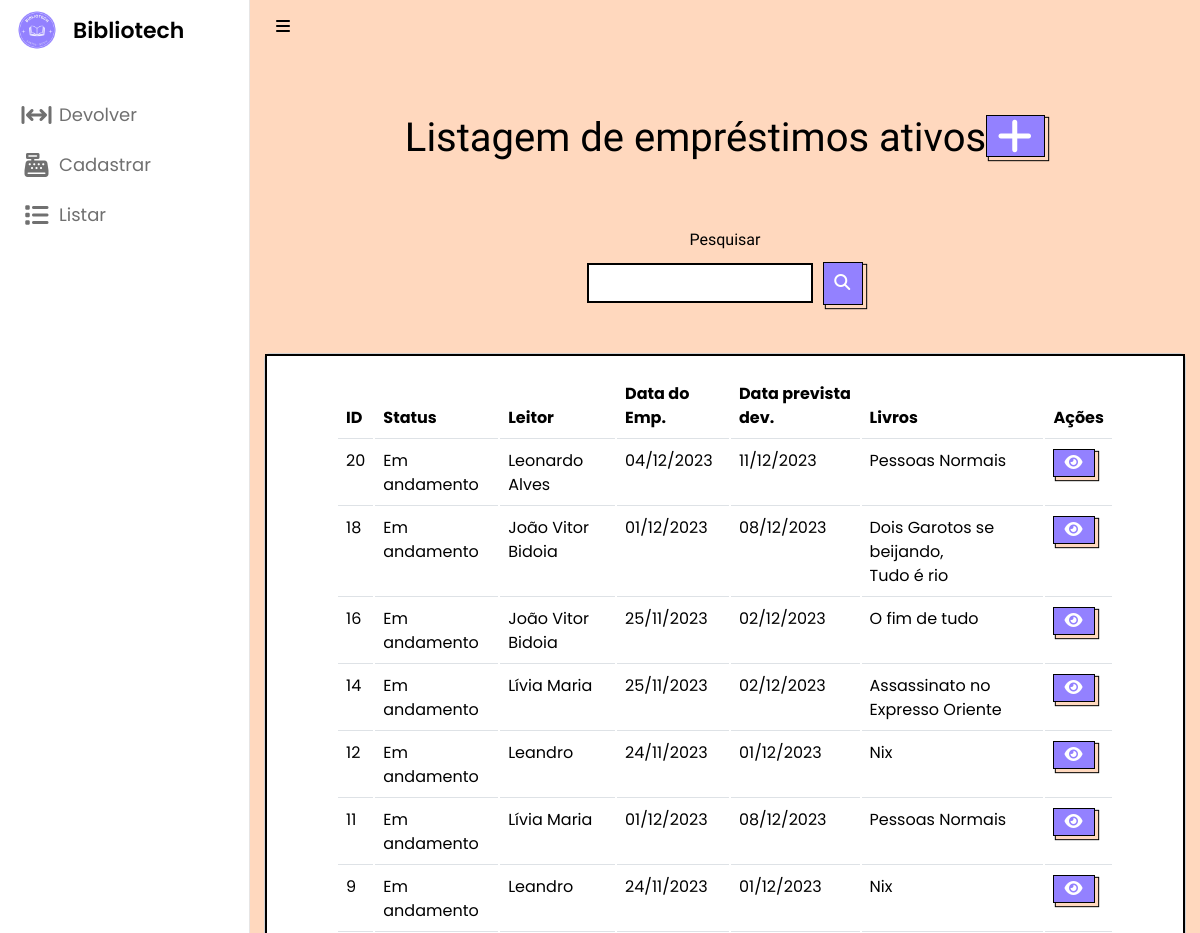
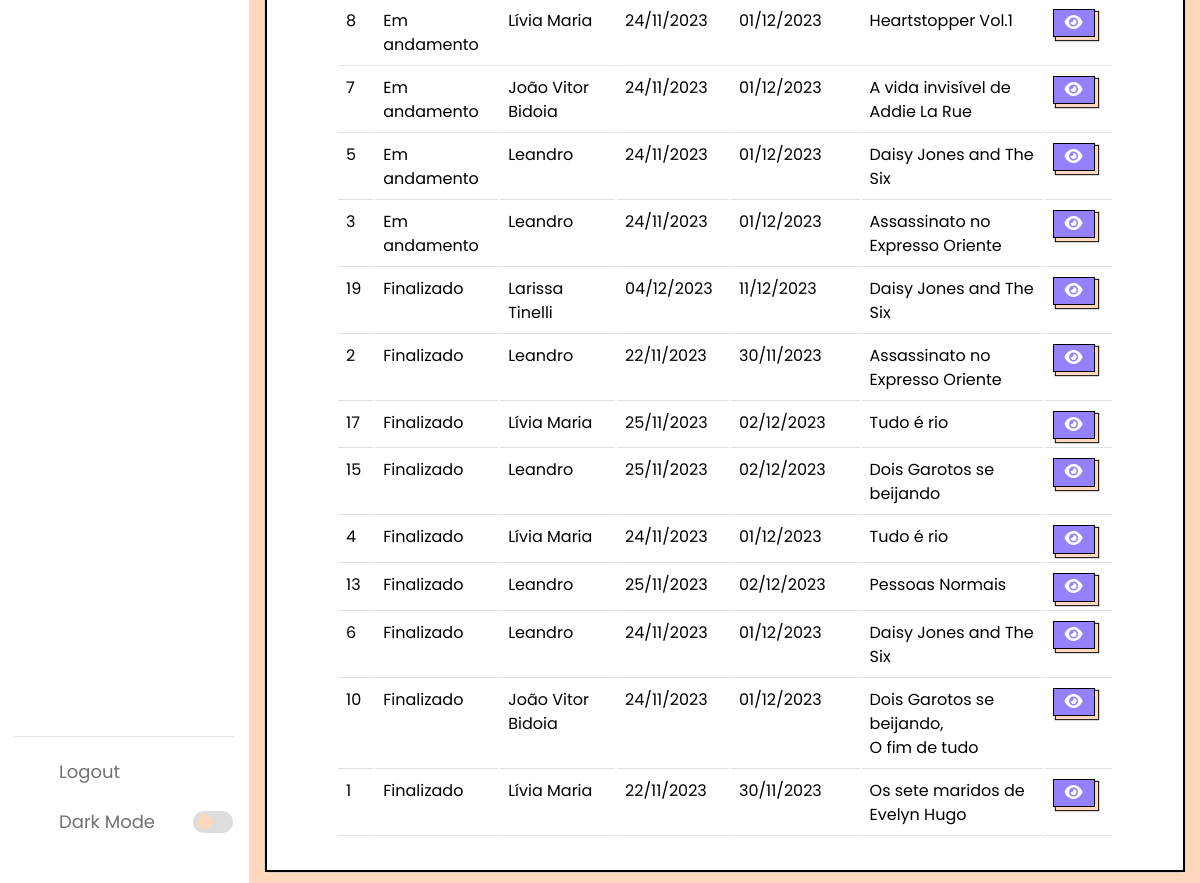
The page /listarEmprestimo.php (signed in) on the database its author committed (2 pictures, top to bottom).
### tables this page shows
CREATE TABLE `emprestimo` (
  `id` int(11) NOT NULL,
  `statusEmprestimo` varchar(100) DEFAULT NULL,
  `dataEmprestimo` datetime DEFAULT current_timestamp(),
  `dataPrevistaDevolucao` date DEFAULT NULL,
  `idLeitor` int(11) DEFAULT NULL,
  `valorMulta` double DEFAULT NULL
);

CREATE TABLE `leitor` (
  `id` int(11) NOT NULL,
  `status` varchar(45) NOT NULL,
  `nome` varchar(100) NOT NULL,
  `telefone` varchar(15) NOT NULL,
  `endereco` varchar(100) NOT NULL,
  `dn` date NOT NULL,
  `cpf` varchar(14) NOT NULL,
  `email` varchar(100) NOT NULL,
  `senha` varchar(255) NOT NULL,
  `nomeResp` varchar(100) DEFAULT NULL,
  `cpfResp` varchar(14) DEFAULT NULL,
  `telResp` varchar(45) DEFAULT NULL
);

### listarEmprestimo.php (the view, shortened to what this page needs)
<?php
require_once("conexao.php");
$V_WHERE = "";
$sql = "SELECT emprestimo.id, leitor.nome as nomeLeitor, statusEmprestimo, dataEmprestimo, dataPrevistaDevolucao, valorMulta
        FROM emprestimo
        LEFT JOIN leitor ON emprestimo.idLeitor = leitor.id
        ORDER BY statusEmprestimo = 'Em andamento'desc" . $V_WHERE;
$resultado = mysqli_query($conexao, $sql);
?>
<!DOCTYPE html>
<html lang="pt-br">
<head>
    <link rel="stylesheet" href="css/style.css">
    <link rel="stylesheet" href="css/cadastrar.css">
    <link rel="stylesheet" href="css/bootstrap.css">
    <link rel="stylesheet" href="css/acervo.css">
    <link rel="stylesheet" href="https://unicons.iconscout.com/release/v4.0.0/css/line.css">
</head>
<body>
    <nav>
        <a href="main.php" style="text-decoration: none">
            <div class="logo-name">
                <div class="logo-image">
                    <img src="logo.ico" alt="">
                </div>
                <span class="logo_name">Bibliotech</span>
            </div>
        </a>
        <div class="menu-items">
            <ul class="nav-links">
                <?php require_once('sidebar.php') ?>
            </ul>
            <ul class="logout-mode">
                <li><a href="sair.php">
                        <i class="uil uil-signout"></i>
                        <span class="link-name">Logout</span>
                    </a></li>
                <li class="mode">
                    <a href="#">
                        <i class="uil uil-moon"></i>
                        <span class="link-name">Dark Mode</span>
                    </a>
                    <div class="mode-toggle">
                        <span class="switch"></span>
                    </div>
                </li>
            </ul>
        </div>
    </nav>
    <section class="dashboard">
        <div class="navbar bg-body-tertiary">
            <div class="container-fluid">
                <i class="fa-solid fa-bars sidebar-toggle botaoNav"></i>
            </div>
        </div>
        <br><br><br>
        <h1 class="titulo text">Listagem de empréstimos ativos<a href="emprestimo.php" class="botao">
                <i class="fa-solid fa-plus"></i>
            </a></h1>
        <br><br>
        <center>
            <form method="post">
                <label name="pesquisa" for="exampleFormControlInput1" class="titulo text">Pesquisar</label>
                <div class="input-button-container">
                    <input name="pesquisa" type="text" class="formcampo">
                    <button name="pesquisar" stype="button" class="botaopesquisar"><i
                            class="fa-solid fa-magnifying-glass"></i></button>
                </div>
                <br><br>
            </form>
        </center>
        <center>
            <div class="card cardlistar">
                <div class="card-body cardlistar2">
                    <table class="table">
                        <thead>
                            <tr>
                                <td scope="col"><b>ID</b></td>
                                <td scope="col"><b>Status</b></td>
                                <td scope="col"><b>Leitor</b></td>
                                <td scope="col"><b>Data do Emp.</b></td>
                                <td scope="col"><b>Data prevista dev.</b></td>
                                <td scope="col"><b>Livros</b></td>
                                <td scope="col"><b>Ações</b></td>
                            </tr>
                        </thead>
                        <tbody>
                            <?php while ($linha = mysqli_fetch_array($resultado)) { ?>
                                <tr>
                                    <td>
                                        <?= $linha['id'] ?>
                                    </td>
                                    <td>
                                        <?= $linha['statusEmprestimo'] ?>
                                    </td>
                                    <td>
                                        <?= $linha['nomeLeitor'] ?>
                                    </td>
                                    <td>
                                        <?= date("d/m/Y", strtotime($linha['dataEmprestimo'])); ?>
                                    </td>
                                    <td>
                                        <?= date("d/m/Y", strtotime($linha['dataPrevistaDevolucao'])) ?>
                                    </td>
                                    <td>
                                        <?php
                                        $idEmprestimo = $linha['id'];
                                        $sqlLivros = "SELECT distinct livro.titulo FROM itensdeemprestimo
                                            JOIN livro ON itensdeemprestimo.idLivro = livro.id
                                            WHERE itensdeemprestimo.idEmprestimo = $idEmprestimo";
                                        $resultadoLivros = mysqli_query($conexao, $sqlLivros);
                                        $titulosLivros = array();
                                        while ($linhaLivro = mysqli_fetch_array($resultadoLivros)) {
                                            $titulosLivros[] = $linhaLivro['titulo'];
                                        }
                                        echo implode(', <br>', $titulosLivros);
                                        ?>
                                    </td>
                                    <td>
                                        <a href="itensDeEmprestimo.php? id=<?= $linha['id'] ?>" style="margin-right: 8px;"
                                            name="info" class="botao">
                                            <i class="fa-solid fa-eye"></i>
                                        </a>
                                    </td>
                                </tr>
                            <?php } ?>
                        </tbody>
                    </table>
                </div>
            </div>
        </center>
    </section>
</body>
</html>

### css/style.css (style rules this page uses)
* { margin: 0; padding: 0; box-sizing: border-box; font-family: 'Poppins', sans-serif; }
:root { --primary-color: #9381ff; --panel-color: #ffd8be; --text-color: #000; --black-light-color: #707070; --border-color: #e6e5e5; --toggle-color: #DDD; --box1-color: #4DA3FF; --box2-color: #FFE6AC; --box3-color: #E7D1FC; --index-i: #9381ff; --title-icon-color: #fff; --nav-color: white; --botaoNav: black; --tran-05: all 0.5s ease; --tran-03: all 0.3s ease; --tran-03: all 0.2s ease; }
body { min-height: 100vh; background-color: var(--primary-color); }
nav { position: fixed; top: 0; left: 0; height: 100%; width: 250px; padding: 10px 14px; background-color: var(--nav-color); border-right: 1px solid var(--border-color); transition: var(--tran-05); }
.botaoNav { color: var(--botaoNav); cursor: pointer; }
nav .logo-name { display: flex; align-items: center; }
nav .logo-image { display: flex; justify-content: center; min-width: 45px; }
nav .logo-image img { width: 40px; object-fit: cover; border-radius: 50%; }
nav .logo-name .logo_name { font-size: 22px; font-weight: 600; color: var(--text-color); margin-left: 14px; transition: var(--tran-05); }
nav .menu-items { margin-top: 40px; height: calc(100% - 90px); display: flex; flex-direction: column; justify-content: space-between; }
.menu-items li { list-style: none; }
.menu-items li a { display: flex; align-items: center; height: 50px; text-decoration: none; position: relative; }
.menu-items li a i { font-size: 24px; min-width: 45px; height: 100%; display: flex; align-items: center; justify-content: center; color: var(--black-light-color); }
.menu-items li a .link-name { font-size: 18px; font-weight: 400; color: var(--black-light-color); transition: var(--tran-05); }
.menu-items .logout-mode { padding-top: 10px; border-top: 1px solid var(--border-color); }
.menu-items .mode { display: flex; align-items: center; white-space: nowrap; }
.menu-items .mode-toggle { position: absolute; right: 14px; height: 50px; min-width: 45px; display: flex; align-items: center; justify-content: center; cursor: pointer; }
.mode-toggle .switch { position: relative; display: inline-block; height: 22px; width: 40px; border-radius: 25px; background-color: var(--toggle-color); }
.switch:before { content: ""; position: absolute; left: 5px; top: 50%; transform: translateY(-50%); height: 15px; width: 15px; background-color: var(--panel-color); border-radius: 50%; transition: var(--tran-03); }
.dashboard { position: relative; left: 250px; background-color: var(--panel-color); min-height: 100vh; width: calc(100% - 250px); padding: 10px 14px; transition: var(--tran-05); }
table tbody td { height: 2.8rem; color: #000000; }
table tbody tr:last-child td { border: 2; }
.text { color: var(--text-color); }
nav ul { list-style: none; }
nav ul li { line-height: 60px; }
.formcampo { border: 2px solid black; display: block; width: 30%; padding: 0.375rem 0.75rem; font-size: 1rem; font-weight: 400; line-height: 1.5; flex: 1; }
.input-button-container { display: flex; align-items: center; width: 30%; }

### css/cadastrar.css (style rules this page uses)
.titulo { padding-bottom: 10px; text-align: center; font-family: Fjalla One; }
.botao { background-color: #9381ff; border: 1px solid black; box-shadow: 3px 3px 1px #ffd8be, 3px 3px 1px 1px black; color: #fff; cursor: pointer; display: inline-block; letter-spacing: 2px; line-height: 20pt; margin: 0 auto; outline: none; padding: 0 10px; text-transform: uppercase; transition: .2 all ease-in-out; }
.botaopesquisar { background-color: #9381ff; border: 1px solid black; box-shadow: 3px 3px 1px #ffd8be, 3px 3px 1px 1px black; color: #fff; cursor: pointer; display: inline-block; letter-spacing: 2px; line-height: 20pt; margin: 0 auto; outline: none; padding: 7px 10px; text-transform: uppercase; transition: .2 all ease-in-out; margin-left: 10px; }

### rows shown on the page
emprestimo: id "20", statusEmprestimo "Em andamento", idLeitor.nome "Leonardo Alves", dataEmprestimo "04/12/2023", dataPrevistaDevolucao "11/12/2023", titulosLivros "Pessoas Normais"
emprestimo: id "18", statusEmprestimo "Em andamento", idLeitor.nome "João Vitor Bidoia", dataEmprestimo "01/12/2023", dataPrevistaDevolucao "08/12/2023", titulosLivros "Dois Garotos se beijando, Tudo é rio"
emprestimo: id "16", statusEmprestimo "Em andamento", idLeitor.nome "João Vitor Bidoia", dataEmprestimo "25/11/2023", dataPrevistaDevolucao "02/12/2023", titulosLivros "O fim de tudo"
emprestimo: id "14", statusEmprestimo "Em andamento", idLeitor.nome "Lívia Maria", dataEmprestimo "25/11/2023", dataPrevistaDevolucao "02/12/2023", titulosLivros "Assassinato no Expresso Oriente"
emprestimo: id "12", statusEmprestimo "Em andamento", idLeitor.nome "Leandro", dataEmprestimo "24/11/2023", dataPrevistaDevolucao "01/12/2023", titulosLivros "Nix"
emprestimo: id "11", statusEmprestimo "Em andamento", idLeitor.nome "Lívia Maria", dataEmprestimo "01/12/2023", dataPrevistaDevolucao "08/12/2023", titulosLivros "Pessoas Normais"
emprestimo: id "9", statusEmprestimo "Em andamento", idLeitor.nome "Leandro", dataEmprestimo "24/11/2023", dataPrevistaDevolucao "01/12/2023", titulosLivros "Nix"
emprestimo: id "8", statusEmprestimo "Em andamento", idLeitor.nome "Lívia Maria", dataEmprestimo "24/11/2023", dataPrevistaDevolucao "01/12/2023", titulosLivros "Heartstopper Vol.1"
emprestimo: id "7", statusEmprestimo "Em andamento", idLeitor.nome "João Vitor Bidoia", dataEmprestimo "24/11/2023", dataPrevistaDevolucao "01/12/2023", titulosLivros "A vida invisível de Addie La Rue"
emprestimo: id "5", statusEmprestimo "Em andamento", idLeitor.nome "Leandro", dataEmprestimo "24/11/2023", dataPrevistaDevolucao "01/12/2023", titulosLivros "Daisy Jones and The Six"
emprestimo: id "3", statusEmprestimo "Em andamento", idLeitor.nome "Leandro", dataEmprestimo "24/11/2023", dataPrevistaDevolucao "01/12/2023", titulosLivros "Assassinato no Expresso Oriente"
emprestimo: id "19", statusEmprestimo "Finalizado", idLeitor.nome "Larissa Tinelli", dataEmprestimo "04/12/2023", dataPrevistaDevolucao "11/12/2023", titulosLivros "Daisy Jones and The Six"
emprestimo: id "2", statusEmprestimo "Finalizado", idLeitor.nome "Leandro", dataEmprestimo "22/11/2023", dataPrevistaDevolucao "30/11/2023", titulosLivros "Assassinato no Expresso Oriente"
emprestimo: id "17", statusEmprestimo "Finalizado", idLeitor.nome "Lívia Maria", dataEmprestimo "25/11/2023", dataPrevistaDevolucao "02/12/2023", titulosLivros "Tudo é rio"
emprestimo: id "15", statusEmprestimo "Finalizado", idLeitor.nome "Leandro", dataEmprestimo "25/11/2023", dataPrevistaDevolucao "02/12/2023", titulosLivros "Dois Garotos se beijando"
emprestimo: id "4", statusEmprestimo "Finalizado", idLeitor.nome "Lívia Maria", dataEmprestimo "24/11/2023", dataPrevistaDevolucao "01/12/2023", titulosLivros "Tudo é rio"
emprestimo: id "13", statusEmprestimo "Finalizado", idLeitor.nome "Leandro", dataEmprestimo "25/11/2023", dataPrevistaDevolucao "02/12/2023", titulosLivros "Pessoas Normais"
emprestimo: id "6", statusEmprestimo "Finalizado", idLeitor.nome "Leandro", dataEmprestimo "24/11/2023", dataPrevistaDevolucao "01/12/2023", titulosLivros "Daisy Jones and The Six"
emprestimo: id "10", statusEmprestimo "Finalizado", idLeitor.nome "João Vitor Bidoia", dataEmprestimo "24/11/2023", dataPrevistaDevolucao "01/12/2023", titulosLivros "Dois Garotos se beijando, O fim de tudo"
emprestimo: id "1", statusEmprestimo "Finalizado", idLeitor.nome "Lívia Maria", dataEmprestimo "22/11/2023", dataPrevistaDevolucao "30/11/2023", titulosLivros "Os sete maridos de Evelyn Hugo"
